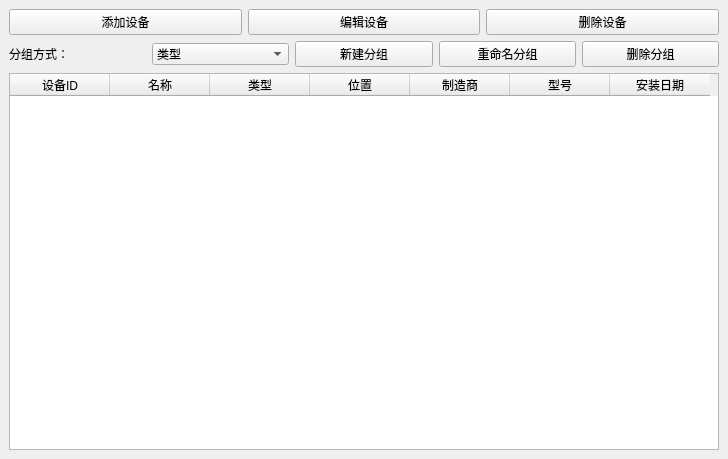
<?xml version="1.0" encoding="UTF-8"?>
<ui version="4.0">
 <class>DeviceManagementWindow</class>
 <widget class="QMainWindow" name="DeviceManagementWindow">
  <property name="geometry">
   <rect>
    <x>0</x>
    <y>0</y>
    <width>728</width>
    <height>459</height>
   </rect>
  </property>
  <property name="windowTitle">
   <string>设备管理</string>
  </property>
  <widget class="QWidget" name="centralwidget">
   <layout class="QVBoxLayout" name="verticalLayout">
    <item>
     <layout class="QHBoxLayout" name="buttonLayout">
      <item>
       <widget class="QPushButton" name="addDeviceButton">
        <property name="text">
         <string>添加设备</string>
        </property>
       </widget>
      </item>
      <item>
       <widget class="QPushButton" name="editDeviceButton">
        <property name="text">
         <string>编辑设备</string>
        </property>
       </widget>
      </item>
      <item>
       <widget class="QPushButton" name="deleteDeviceButton">
        <property name="text">
         <string>删除设备</string>
        </property>
       </widget>
      </item>
     </layout>
    </item>
    <item>
     <layout class="QHBoxLayout" name="groupLayout">
      <item>
       <widget class="QLabel" name="groupByLabel">
        <property name="text">
         <string>分组方式：</string>
        </property>
       </widget>
      </item>
      <item>
       <widget class="QComboBox" name="groupByComboBox">
        <item>
         <property name="text">
          <string>类型</string>
         </property>
        </item>
        <item>
         <property name="text">
          <string>位置</string>
         </property>
        </item>
       </widget>
      </item>
      <item>
       <widget class="QPushButton" name="addGroupButton">
        <property name="text">
         <string>新建分组</string>
        </property>
       </widget>
      </item>
      <item>
       <widget class="QPushButton" name="renameGroupButton">
        <property name="text">
         <string>重命名分组</string>
        </property>
       </widget>
      </item>
      <item>
       <widget class="QPushButton" name="deleteGroupButton">
        <property name="text">
         <string>删除分组</string>
        </property>
       </widget>
      </item>
     </layout>
    </item>
    <item>
     <widget class="QTableWidget" name="deviceTable">
      <column>
       <property name="text">
        <string>设备ID</string>
       </property>
      </column>
      <column>
       <property name="text">
        <string>名称</string>
       </property>
      </column>
      <column>
       <property name="text">
        <string>类型</string>
       </property>
      </column>
      <column>
       <property name="text">
        <string>位置</string>
       </property>
      </column>
      <column>
       <property name="text">
        <string>制造商</string>
       </property>
      </column>
      <column>
       <property name="text">
        <string>型号</string>
       </property>
      </column>
      <column>
       <property name="text">
        <string>安装日期</string>
       </property>
      </column>
     </widget>
    </item>
   </layout>
  </widget>
 </widget>
 <resources/>
 <connections/>
</ui>
